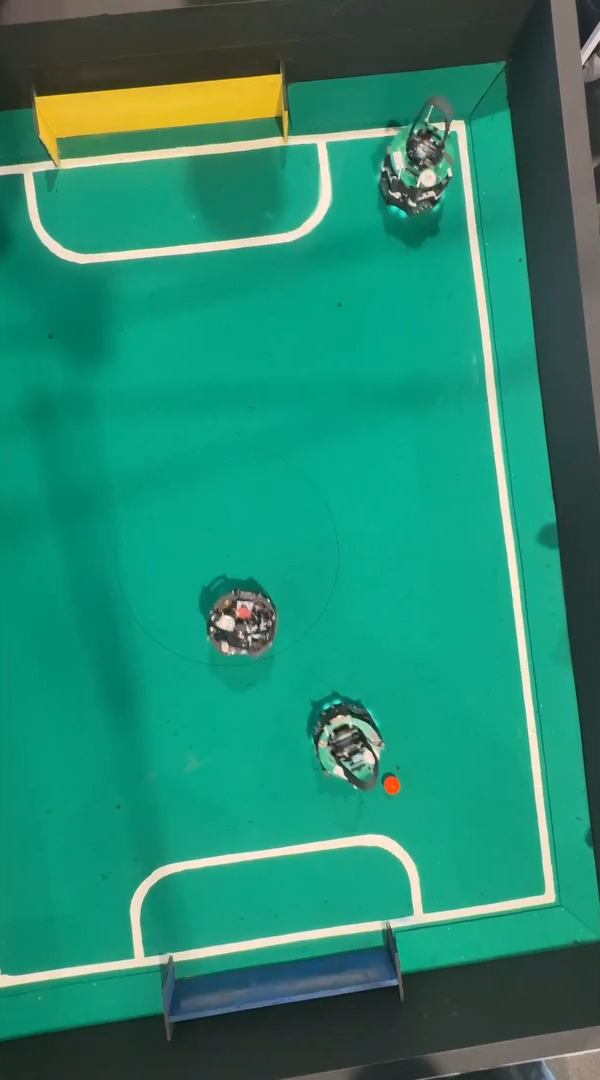
#> input picture code/data/videos/futbot-01.jpg, 600 x 1080 px, given in place of image.jpg, which was not available
$ python cv_test.py
#> lines starting #> are read from the running program, lines starting #| are printed output that depends on the picture; pictures that were not available may be replaced by others from this repository, and a replacement may not be noted
"""
    Este archivo unicamente incluye pruebas con la libreria cv2, directamente desde la documentacion
"""

import cv2 as cv
import sys

# Load an image
img = cv.imread('image.jpg')
#> img is the input picture: shape (1080, 600, 3); mean B, G, R 111.8, 137.2, 36.8

# Check if image was loaded successfully
if img is None:
    sys.exit("Could not read the image.")

# Display the image
cv.imshow("Display window", img)
k = cv.waitKey(0)
#> (key Esc is pressed here)

# Save if 's' key is pressed
if k == ord("s"):
    cv.imwrite("output.png", img)

#####################################################

import cv2 as cv

# Read the image
img = cv.imread('image.jpg')

# Convert to grayscale
gray = cv.cvtColor(img, cv.COLOR_BGR2GRAY)
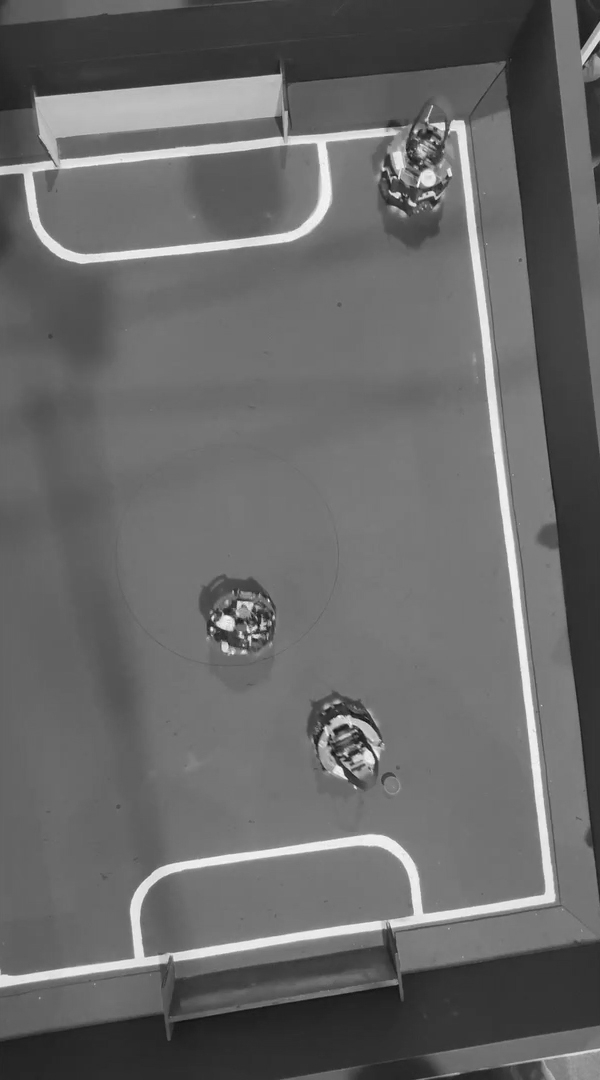
#> gray: shape (1080, 600); min 15, max 250, mean 104.3

# Apply Gaussian blur
blurred = cv.GaussianBlur(gray, (5, 5), 0)

# Detect edges using Canny
edges = cv.Canny(blurred, 50, 150)
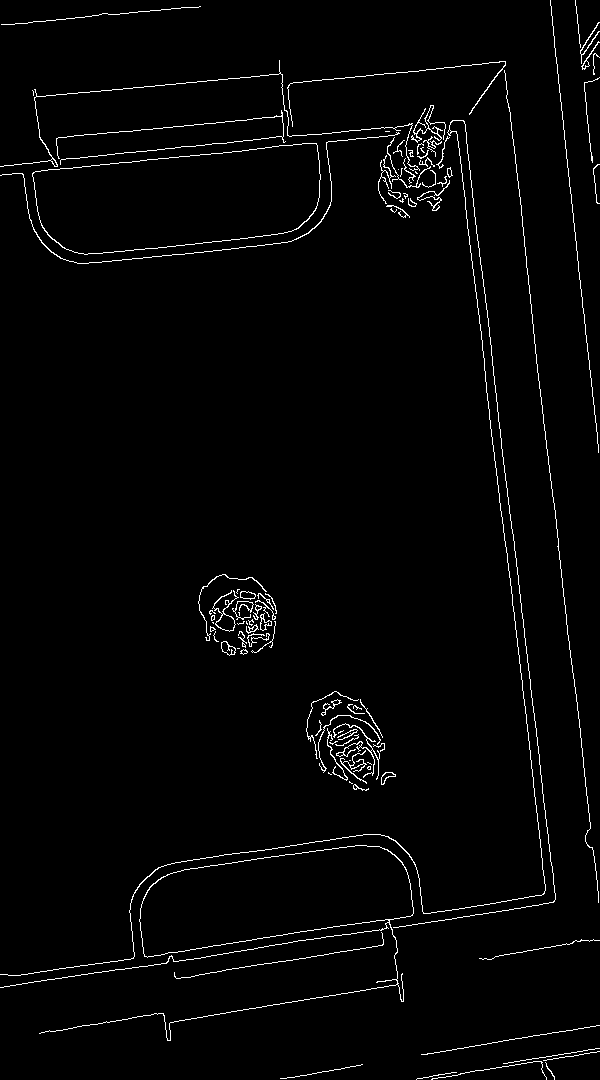
#> edges: shape (1080, 600); 2.1% white in thin lines or dots

# Display all results
cv.imshow('Original', img)
cv.imshow('Grayscale', gray)
cv.imshow('Edges', edges)

cv.waitKey(0)
cv.destroyAllWindows()

#####################################################

# Read image
img = cv.imread('input.jpg')

# Save image
cv.imwrite('output.jpg', img)

# Read video
cap = cv.VideoCapture('video.mp4')

# Write video
fourcc = cv.VideoWriter_fourcc(*'XVID')
out = cv.VideoWriter('output.avi', fourcc, 20.0, (640, 480))

#####################################################

# Resize

img = cv.imread('input.jpg')
resized = cv.resize(img, (640, 480))
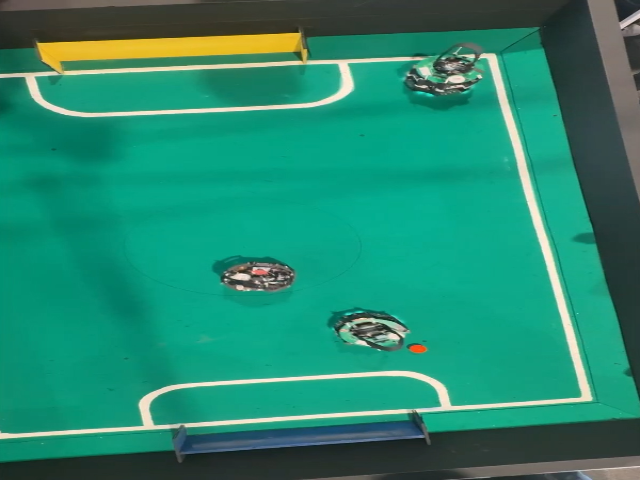
#> resized: shape (480, 640, 3); mean B, G, R 111.8, 137.2, 36.7

# Rotate
(h, w) = img.shape[:2]
#> h = 1080; w = 600
center = (w // 2, h // 2)
#> center = (300, 540)
M = cv.getRotationMatrix2D(center, 45, 1.0)
rotated = cv.warpAffine(img, M, (w, h))
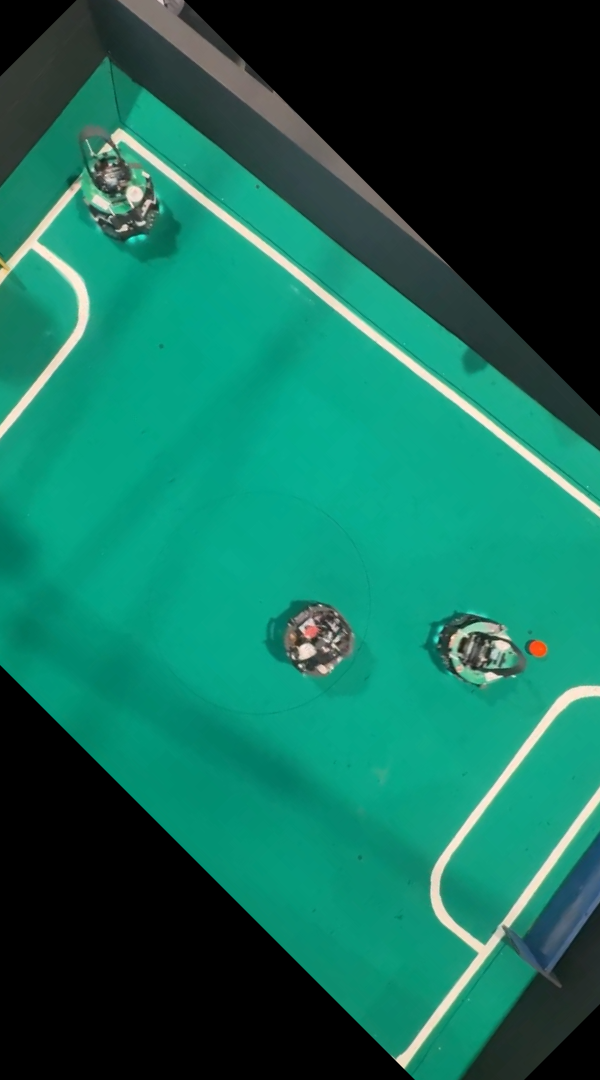
#> rotated: shape (1080, 600, 3); mean B, G, R 87.5, 105.8, 19.7

# Flip
flipped = cv.flip(img, 1)  # 1 = horizontal, 0 = vertical, -1 = both
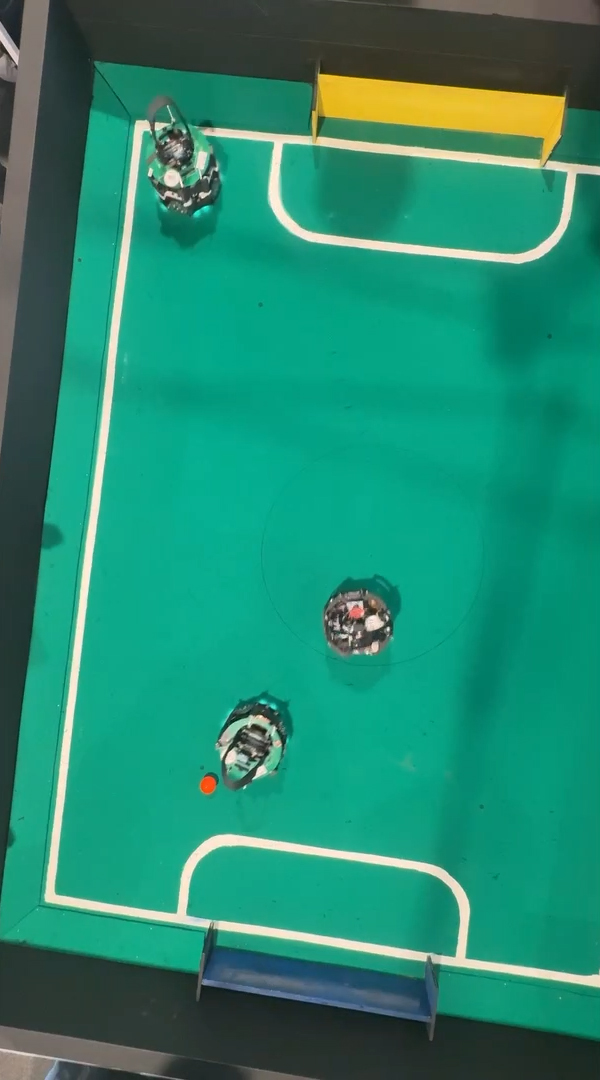
#> flipped: shape (1080, 600, 3); mean B, G, R 111.8, 137.2, 36.8
cv.imshow("Flipped image", flipped)
cv.waitKey(0)

#####################################################

# Draw line
cv.line(img, (0, 0), (100, 100), (255, 0, 0), 2)

# Draw circle
cv.circle(img, (50, 50), 25, (0, 255, 0), -1)

# Draw rectangle
cv.rectangle(img, (10, 10), (100, 100), (0, 0, 255), 2)

# Put text
cv.putText(img, 'Hello OpenCV', (10, 30),
           cv.FONT_HERSHEY_SIMPLEX, 1, (255, 255, 255), 2)
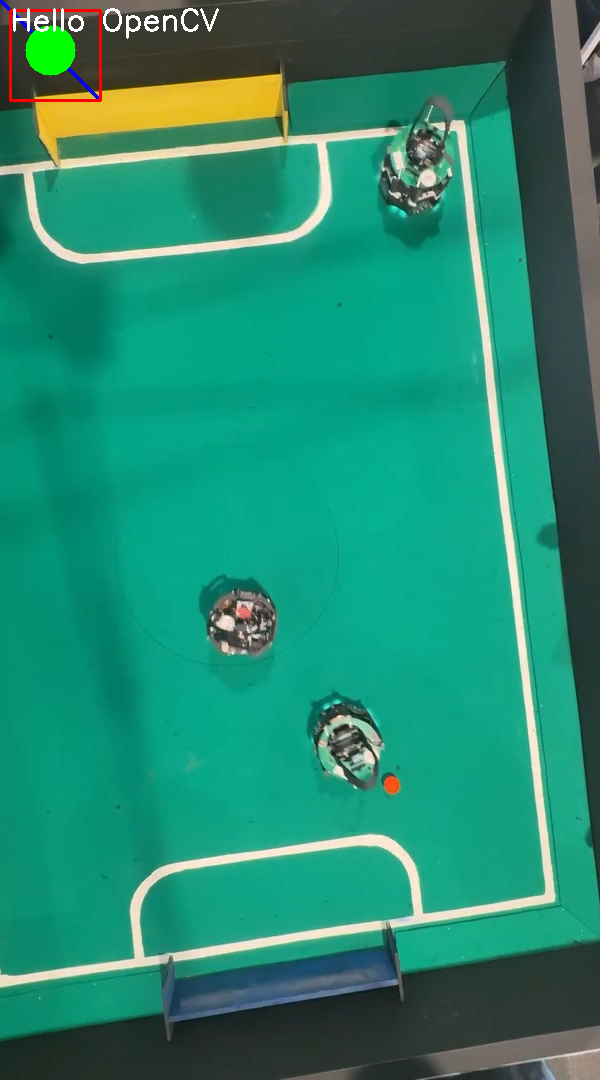
#> img: shape (1080, 600, 3); mean B, G, R 112.1, 138, 37.3

cv.imwrite('output.jpg', img)
